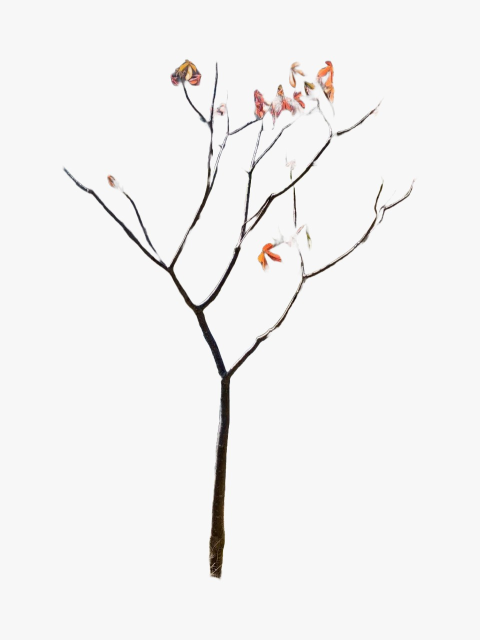
#> input picture basemodelado.jpeg, 960 x 1280 px (shown at 1/2 size)
$ jupyter execute --allow-errors model_pruebas.ipynb
#> lines starting #> are read from the running program, lines starting #| are printed output that depends on the picture
[cell 1]
from PIL import Image
image_path = 'basemodelado.jpeg'
image = Image.open(image_path)
#> image is the input picture: PIL image 960x1280 RGB; mean R, G, B 242.5, 241.8, 241.6

bw_image = image.convert('L')

bw_image.save('basemodelado_bw.jpeg')
bw_image.show()

[cell 2]
bw_image.size
#> Out = (960, 1280)

[cell 3]
import numpy as np
bw_array = np.array(bw_image)


bw_array.shape
#> Out = (1280, 960)

[cell 4]
bw_image.show()

[cell 5]
from PIL import Image
import numpy as np

image_path = 'basemodelado_bw.jpeg'
image = Image.open(image_path).convert('L')
#> image: PIL image 960x1280 L
image_array = np.array(image)


threshold = 100
target_points = np.column_stack(np.where(image_array < threshold))
#> target_points = 21191 pairs, first value 127 to 1155, second value 130 to 823
#target_points = np.hstack((target_points, np.zeros((target_points.shape[0], 1))))

print("Total puntos objetivo:", target_points.shape[0])
#| Total puntos objetivo: 21191

[cell 6]
target_points
#> Out has the same summary as target_points

[cell 7]
import matplotlib.pyplot as plt
import numpy as np

y = target_points[:, 0]
x = target_points[:, 1]
plt.scatter(x, y)
plt.xlabel('eje X')
plt.ylabel('eje Y')
plt.title('arbolito')
plt.show()
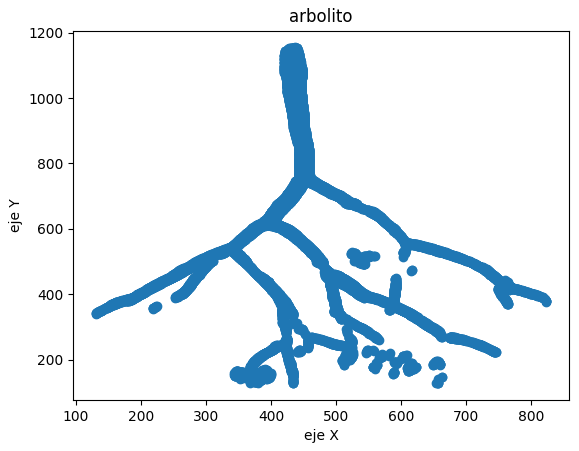
#> figure drawn by matplotlib, 1 panel

[cell 8]
from treesim import gen_simtree
from scipy.optimize import least_squares
import numpy as np

max_vals = np.max(target_points, axis=0)
#> max_vals = [1155, 823]
max_vals[max_vals == 0] = 1

target_points_normalized = target_points / max_vals
#> target_points_normalized = 21191 pairs, first value 0.11 to 1, second value 0.158 to 1

print(target_points_normalized)
#> (printed output is left out)

def error_func(params, target_points, generated_points): #Obtener parámetros y datos con todos los componentes
    scale, tx, ty, tz, theta_x, theta_y, theta_z = params

    transformed_points = generated_points * scale
    transformed

#> (the rest of this cell did not finish here and is left out)

[cell 9]
target_points
#> Out has the same summary as target_points

#> (a cell that did not finish here is left out)

[cell 11]
import numpy as np
import matplotlib.pyplot as plt

# Function definitions
def rotate_x(theta):
    return np.array([
        [1, 0, 0],
        [0, np.cos(theta), -np.sin(theta)],
        [0, np.sin(theta), np.cos(theta)]
    ])

def rotate_y(theta):
    return np.array([
        [np.cos(theta), 0, np.sin(theta)],
        [0, 1, 0],
        [-np.sin(theta), 0, np.cos(theta)]
    ])

def rotate_z(theta):
    return np.array([
        [np.cos(theta), -np.sin(theta), 0],
        [np.sin(theta), np.cos(theta), 0],
        [0, 0, 1]
    ])

# Angles of rotation (in radians)
theta_x = np.pi / 2 # 45 degrees
theta_y = np.pi / 2 # 30 degrees
theta_z = np.pi / 1  # 60 degrees

# Rotation matrices
R_x = rotate_x(theta_x)
R_y = rotate_y(theta_y)
R_z = rotate_z(theta_z)

# Example points
target_points = target_points

# Apply the rotations
#> (the rest of this cell did not finish here and is left out)

[cell 12]
import numpy as np
import plotly.graph_objects as go
from sklearn.preprocessing import MinMaxScaler


scaler = MinMaxScaler()
#> (the rest of this cell did not finish here and is left out)

[cell 13]
for i in target_points:
    print(i)
#> this loop made 21191 passes
#> i on passes 1 to 3: [127, 367], [127, 433], [127, 654]
#| [127 367]
#| [127 433]
#| [127 654]
#| [128 433]
#| [128 655]
#| [128 656]
#| [129 379]
#| [129 433]
#> (further printed lines are left out)

#> (a cell that did not finish here is left out)

[cell 15]
import numpy as np
import matplotlib.pyplot as plt

# Puntos generados (ejemplo aleatorio)
# Generar puntos aleatorios del mismo tamaño que puntos_objetivo
np.random.seed(42)
puntos_objetivo = target_points
#> puntos_objetivo has the same summary as target_points
puntos_generados = np.random.uniform(0, 500, (len(puntos_objetivo), 2))
#> puntos_generados = 21191 pairs, first value 0.00277 to 500, second value 0.0154 to 500


# Si el número de puntos no coincide, seleccionamos un subconjunto
n_objetivo = len(puntos_objetivo)
#> n_objetivo = 21191
puntos_generados = puntos_generados[:n_objetivo]

# Matrices para el sistema de ecuaciones
# Extender puntos generados con una columna de 1 para incluir la traslación (b)
P_extendido = np.hstack([puntos_generados, np.ones((n_objetivo, 1))])  # (n x 3)

# Resolver el sistema lineal: X_objetivo = P_extendido @ [A | b]
params, _, _, _ = np.linalg.lstsq(P_extendido, puntos_objetivo, rcond=None)
#> params = [[0.00252, -0.00272], [0.00185, -0.00392], [656.1, 448.5]]

# Extraer A (2x2) y b (2,)
A = params[:2, :]  # Coeficientes de transformación lineal
#> A = [[0.00252, -0.00272], [0.00185, -0.00392]]
b = params[2, :]   # Vector de traslación
#> b = [656.1, 448.5]

# Aplicar transformación
puntos_ajustados = (puntos_generados @ A) + b
#> puntos_ajustados = 21191 pairs, first value 656.1 to 658.3, second value 445.2 to 448.5

# Visualización

plt.scatter(puntos_objetivo[:, 0], puntos_objetivo[:, 1], label="Objetivo", color="red")

plt.legend()
plt.xlabel("X")
plt.ylabel("Y")
plt.title("Transformación por Mínimos Cuadrados")
plt.show()
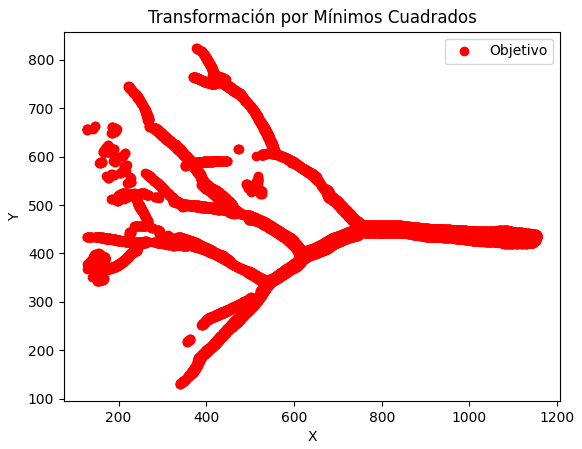
#> figure drawn by matplotlib, 1 panel
